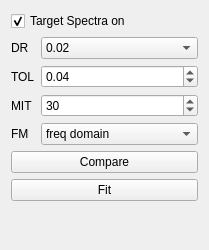
       <widget class="QWidget" name="SPF">
        <property name="geometry">
         <rect>
          <x>0</x>
          <y>-22</y>
          <width>209</width>
          <height>250</height>
         </rect>
        </property>
        <attribute name="label">
         <string>Spectrum Fit</string>
        </attribute>
        <layout class="QFormLayout" name="formLayout_6">
         <item row="0" column="0" colspan="2">
          <widget class="QCheckBox" name="SPTON">
           <property name="text">
            <string>Target Spectra on</string>
           </property>
           <property name="checked">
            <bool>true</bool>
           </property>
          </widget>
         </item>
         <item row="2" column="0">
          <widget class="QLabel" name="label_29">
           <property name="text">
            <string>DR</string>
           </property>
           <property name="buddy">
            <cstring>CDR</cstring>
           </property>
          </widget>
         </item>
         <item row="2" column="1">
          <widget class="QComboBox" name="CDR">
           <property name="toolTip">
            <string>&lt;html&gt;&lt;head/&gt;&lt;body&gt;&lt;p&gt;Damping ratio of target spectrum&lt;/p&gt;&lt;/body&gt;&lt;/html&gt;</string>
           </property>
           <property name="currentIndex">
            <number>0</number>
           </property>
           <item>
            <property name="text">
             <string>0.02</string>
            </property>
           </item>
           <item>
            <property name="text">
             <string>0.05</string>
            </property>
           </item>
          </widget>
         </item>
         <item row="3" column="0">
          <widget class="QLabel" name="label_28">
           <property name="text">
            <string>TOL</string>
           </property>
           <property name="buddy">
            <cstring>Tol</cstring>
           </property>
          </widget>
         </item>
         <item row="3" column="1">
          <widget class="QDoubleSpinBox" name="Tol">
           <property name="toolTip">
            <string>&lt;html&gt;&lt;head/&gt;&lt;body&gt;&lt;p&gt;Tolerance of spectral fitting&lt;/p&gt;&lt;/body&gt;&lt;/html&gt;</string>
           </property>
           <property name="maximum">
            <double>1.000000000000000</double>
           </property>
           <property name="singleStep">
            <double>0.010000000000000</double>
           </property>
           <property name="value">
            <double>0.040000000000000</double>
           </property>
          </widget>
         </item>
         <item row="4" column="0">
          <widget class="QLabel" name="label_31">
           <property name="text">
            <string>MIT</string>
           </property>
           <property name="buddy">
            <cstring>MIT</cstring>
           </property>
          </widget>
         </item>
         <item row="4" column="1">
          <widget class="QSpinBox" name="MIT">
           <property name="toolTip">
            <string>&lt;html&gt;&lt;head/&gt;&lt;body&gt;&lt;p&gt;Max iterations of spectral fitting&lt;/p&gt;&lt;/body&gt;&lt;/html&gt;</string>
           </property>
           <property name="maximum">
            <number>100</number>
           </property>
           <property name="singleStep">
            <number>10</number>
           </property>
           <property name="value">
            <number>30</number>
           </property>
          </widget>
         </item>
         <item row="6" column="0">
          <widget class="QLabel" name="label_30">
           <property name="text">
            <string>FM</string>
           </property>
           <property name="buddy">
            <cstring>FitMethod</cstring>
           </property>
          </widget>
         </item>
         <item row="6" column="1">
          <widget class="QComboBox" name="FitMethod">
           <property name="toolTip">
            <string>&lt;html&gt;&lt;head/&gt;&lt;body&gt;&lt;p&gt;Spectral fitting method&lt;/p&gt;&lt;/body&gt;&lt;/html&gt;</string>
           </property>
           <property name="currentIndex">
            <number>0</number>
           </property>
           <item>
            <property name="text">
             <string>freq domain</string>
            </property>
           </item>
           <item>
            <property name="text">
             <string>time domain</string>
            </property>
           </item>
           <item>
            <property name="text">
             <string>alternate</string>
            </property>
           </item>
          </widget>
         </item>
         <item row="8" column="0" colspan="2">
          <widget class="QPushButton" name="SPFit">
           <property name="text">
            <string>Fit</string>
           </property>
          </widget>
         </item>
         <item row="7" column="0" colspan="2">
          <widget class="QPushButton" name="SPComPare">
           <property name="text">
            <string>Compare</string>
           </property>
          </widget>
         </item>
        </layout>
       </widget>
